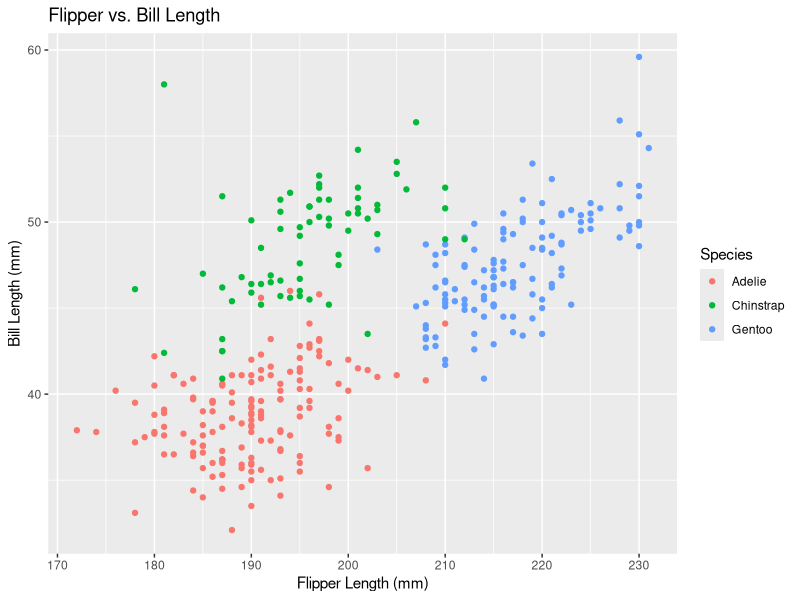

Reproduce this figure in R.
## ---- chunk 1

data("penguins", package = "palmerpenguins")

## ---- chunk 2
#load packages
library(ggplot2)
library(tidyverse)

# create data frame
plot_df = tibble(
  x = penguins$flipper_length_mm,
  y = penguins$bill_length_mm
)

# create plot
ggplot(plot_df) + 
  geom_point(mapping = aes(x = x, y = y, color = penguins$species)) +
  labs(title = "Flipper vs. Bill Length",
       x = "Flipper Length (mm)",
       y = "Bill Length (mm)",
       color = "Species")
